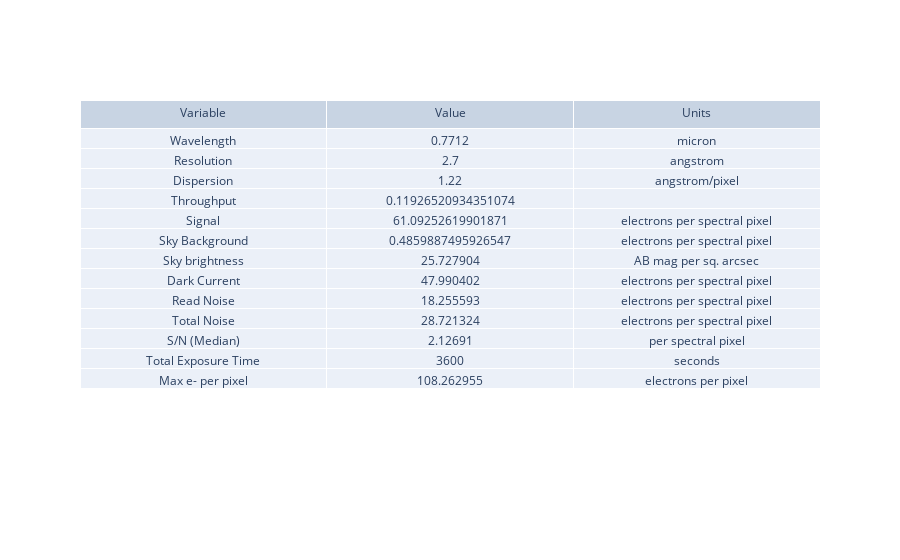

Notebook source saved alongside this figure:
### Markdown cell above
## ETC: Filter, slit mode

### Code cell
#### RUN THE BIG BOI ETC AGAIN

filtered_etc_output = general_etc_serena(userinput, filtered=True, bandpass_filter=bk_filter_gauss_edited)

fig = go.Figure(data=[go.Table(header=dict(values=['Variable', 'Value', 'Units']),
                 cells=dict(values=[
                     filtered_etc_output["summary_struct"]['quant'],
                     filtered_etc_output["summary_struct"]['value'],
                     filtered_etc_output["summary_struct"]['unit']]))
                     ])

fig.show()


#conclusions: lower SN so far

### Figure 1 — Plotly figure (JSON) as saved in the notebook; plotly's stock layout.template omitted (floating-point values rounded to 4 significant figures)
{"data": [{"cells": {"values": [["Wavelength", "Resolution", "Dispersion", "Throughput", "Signal", "Sky Background", "Sky brightness", "Dark Current", "Read Noise", "Total Noise", "S/N (Median)", "Total Exposure Time", "Max e- per pixel"], [0.7712, 2.7, 1.22, 0.1193, 61.09, 0.486, 25.73, 47.99, 18.26, 28.72, 2.127, 3600, 108.3], ["micron", "angstrom", "angstrom/pixel", "", "electrons per spectral pixel", "electrons per spectral pixel", "AB mag per sq. arcsec", "electrons per spectral pixel", "electrons per spectral pixel", "electrons per spectral pixel", "per spectral pixel", "seconds", "electrons per pixel"]]}, "header": {"values": ["Variable", "Value", "Units"]}, "type": "table"}], "layout": {}}
